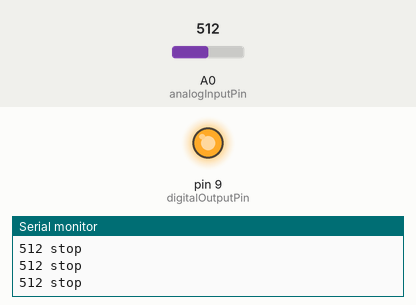
Recording of a sketch running on a simulated Arduino Uno, built with avr-gcc and run on an emulated ATmega328P. On the bench: output pins drawn as LEDs (lit = HIGH), the last lines printed to the serial monitor. Inputs (shaded band) come from the test bench; at power-on: A0 (analogInputPin) = 512.

Above: at 1.2 s.
1.3 s: A0 (analogInputPin) set to 540
4.3 s: A0 (analogInputPin) set to 561
At 4.9 s:
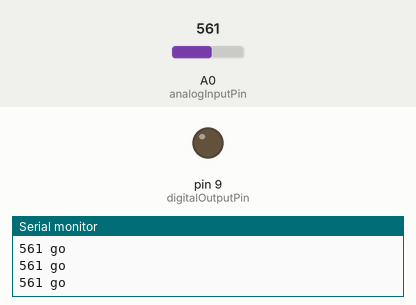
5.8 s: A0 (analogInputPin) set to 0
At 6.3 s:
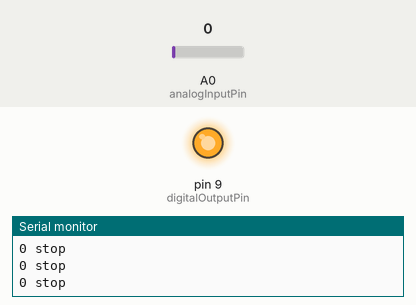
7.3 s: A0 (analogInputPin) set to 560
At 8.5 s:
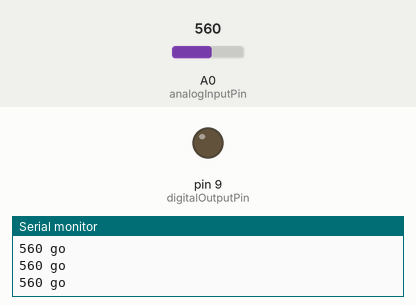
Timing chart, 0 to 9.8 s (numbered marks = the images above; inputs shaded):
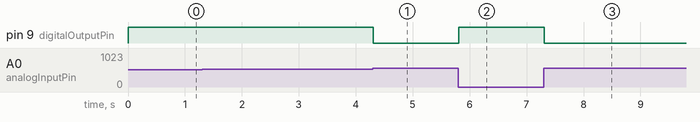

Measured:
- the behaviour switches between 549 and 550 on A0 (analogInputPin) (found by bisection; images 0 and 1)
- after the input at 4.3 s, pin 9 (digitalOutputPin): HIGH → LOW at once
- after the input at 5.8 s, pin 9 (digitalOutputPin): LOW → HIGH at once
- after the input at 7.3 s, pin 9 (digitalOutputPin): HIGH → LOW at once

The sketch:

main.ino
```cpp
const int analogInputPin = A0;
const int digitalOutputPin = 9;

void setup() {

  pinMode(digitalOutputPin, OUTPUT);
  Serial.begin(9600);
}

void loop() {

  int sensorValue = analogRead(analogInputPin);
  Serial.print(sensorValue);
  Serial.print(" ");

  if(sensorValue < 550){
      digitalWrite(digitalOutputPin, HIGH);
      Serial.println("stop");
  }
  else{
    digitalWrite(digitalOutputPin, LOW);
    Serial.println("go");
  }
}
```
